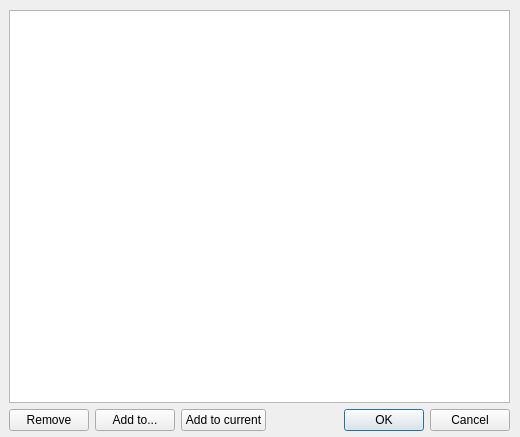
<?xml version="1.0" encoding="UTF-8"?>
<ui version="4.0">
 <class>PlaylistEditDialog</class>
 <widget class="QDialog" name="PlaylistEditDialog">
  <property name="geometry">
   <rect>
    <x>0</x>
    <y>0</y>
    <width>520</width>
    <height>437</height>
   </rect>
  </property>
  <property name="windowTitle">
   <string>Edit Playlist</string>
  </property>
  <widget class="QWidget" name="">
   <property name="geometry">
    <rect>
     <x>9</x>
     <y>10</y>
     <width>501</width>
     <height>421</height>
    </rect>
   </property>
   <layout class="QGridLayout" name="gridLayout">
    <item row="1" column="1">
     <widget class="QPushButton" name="addToList">
      <property name="text">
       <string>Add to...</string>
      </property>
     </widget>
    </item>
    <item row="1" column="0">
     <widget class="QPushButton" name="removeSong">
      <property name="text">
       <string>Remove</string>
      </property>
     </widget>
    </item>
    <item row="1" column="3">
     <widget class="QDialogButtonBox" name="buttonBox">
      <property name="orientation">
       <enum>Qt::Horizontal</enum>
      </property>
      <property name="standardButtons">
       <set>QDialogButtonBox::Cancel|QDialogButtonBox::Ok</set>
      </property>
      <property name="centerButtons">
       <bool>false</bool>
      </property>
     </widget>
    </item>
    <item row="1" column="2">
     <widget class="QPushButton" name="addToCurrent">
      <property name="text">
       <string>Add to current</string>
      </property>
     </widget>
    </item>
    <item row="0" column="0" colspan="4">
     <widget class="QListWidget" name="playlistSongsListWidget"/>
    </item>
   </layout>
  </widget>
 </widget>
 <resources/>
 <connections>
  <connection>
   <sender>buttonBox</sender>
   <signal>accepted()</signal>
   <receiver>PlaylistEditDialog</receiver>
   <slot>accept()</slot>
   <hints>
    <hint type="sourcelabel">
     <x>248</x>
     <y>254</y>
    </hint>
    <hint type="destinationlabel">
     <x>157</x>
     <y>274</y>
    </hint>
   </hints>
  </connection>
  <connection>
   <sender>buttonBox</sender>
   <signal>rejected()</signal>
   <receiver>PlaylistEditDialog</receiver>
   <slot>reject()</slot>
   <hints>
    <hint type="sourcelabel">
     <x>316</x>
     <y>260</y>
    </hint>
    <hint type="destinationlabel">
     <x>286</x>
     <y>274</y>
    </hint>
   </hints>
  </connection>
 </connections>
</ui>
